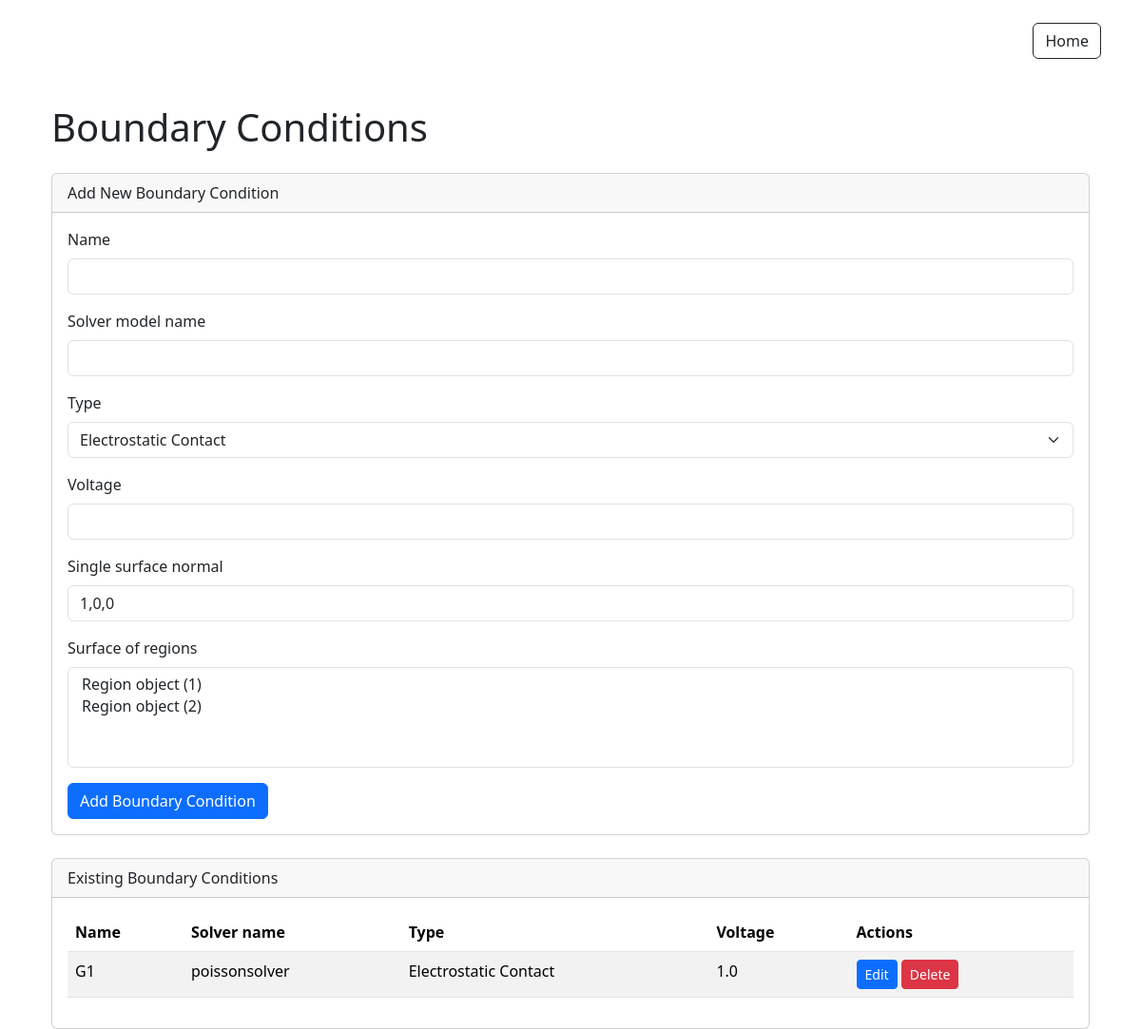
Screenshot of /boundary/ with the database file from the repository.
### boundary/models.py (models this page shows, shortened)
class BoundaryCondition(models.Model):
    name = models.CharField(max_length=100, unique=True)  # Make the name field unique
    solver_model_name = models.CharField(max_length=100)
    surface_of_regions = models.ManyToManyField(Region, related_name='boundary_conditions', blank=True)
    type = models.CharField(max_length=50, choices=BoundaryConditionType.choices)
    voltage = models.FloatField(null=True, blank=True)
    single_surface_normal = models.CharField(max_length=20, default="1,0,0")
    metal_work_function = models.FloatField(null=True, blank=True)
    semiconductor = models.CharField(max_length=100, null=True, blank=True)
    class Meta:
        verbose_name = "Boundary Condition"
        verbose_name_plural = "Boundary Conditions"

### boundary/views.py (the view, shortened to what this page needs)
# urls.py: path('', views.BoundaryConditionListView.as_view(), name='boundary_condition_list'),
class BoundaryConditionListView(View):
    template_name = 'boundary/boundary_condition_list.html'
    def get(self, request):
        boundary_conditions = BoundaryCondition.objects.all()
        form = BoundaryConditionForm()
        print(f"Boundary Conditions: {boundary_conditions.count()}")
        return render(request, self.template_name, {
            'boundary_conditions': boundary_conditions,
            'form': form
        })

### materials/models.py (called while the page is built)
    def __str__(self):
        return f"{self.tag} - {self.crystal_structure}"

### boundary/templates/boundary/boundary_condition_list.html (shortened to what this page needs)
{% extends 'base.html' %}
{% load crispy_forms_tags %}
{% block content %}
<div class="container mt-5">
<h1 class="mb-4">Boundary Conditions</h1>
<div class="card mb-4 form-container">
    <div class="card-header">
        Add New Boundary Condition
    </div>
    <div class="card-body">
        <form method="post" id="boundary-condition-form">
            {{ form|crispy }}
            <button type="submit" class="btn btn-primary">Add Boundary Condition</button>
        </form>
    </div>
</div>
<div class="card">
    <div class="card-header">
        Existing Boundary Conditions
    </div>
    <div class="card-body" style="overflow-x:auto;">
        <table class="table table-striped">
            <thead>
                <tr>
                    <th>Name</th>
                    <th>Solver name</th>
                    <th>Type</th>
                    <th>Voltage</th>
                    <th>Actions</th>
                </tr>
            </thead>
            <tbody>
                {% for bc in boundary_conditions %}
                <tr>
                    <td>{{ bc.name }}</td>
                    <td>{{ bc.solver_model_name }}</td>
                    <td>{{ bc.get_type_display }}</td>
                    <td>{{ bc.voltage|default_if_none:"N/A" }}</td>
                    <td>
                        <a href="{% url 'boundary:edit_boundary_condition' bc.id %}" class="btn btn-primary btn-sm">Edit</a>
                        <a href="{% url 'boundary:delete_boundary_condition' bc.id %}" class="btn btn-danger btn-sm">Delete</a>
        </td>
                </tr>
                {% empty %}
                <tr>
                    <td colspan="4">No boundary conditions found.</td>
                </tr>
                {% endfor %}
            </tbody>
        </table>
    </div>
</div>
</div>
{% endblock %}

### rows the page displays
BoundaryCondition: name "G1", solver_model_name "poissonsolver", type "Electrostatic Contact", voltage "1.0"
